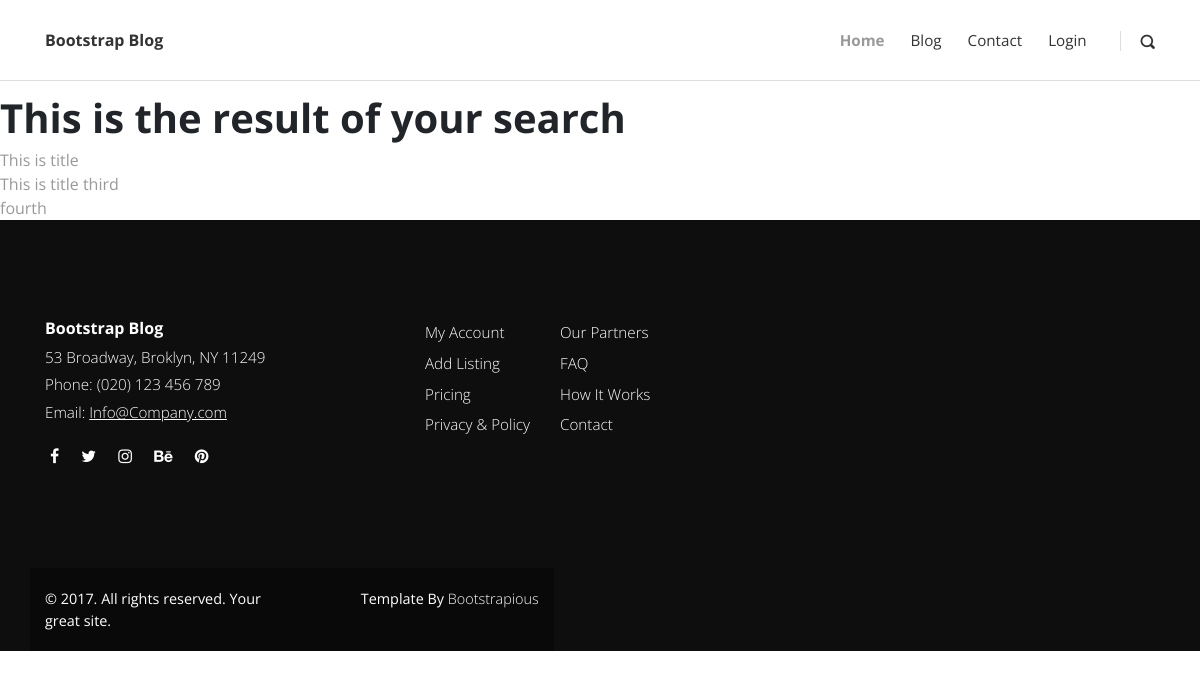
/search/, run on an earlier commit of the app's database.
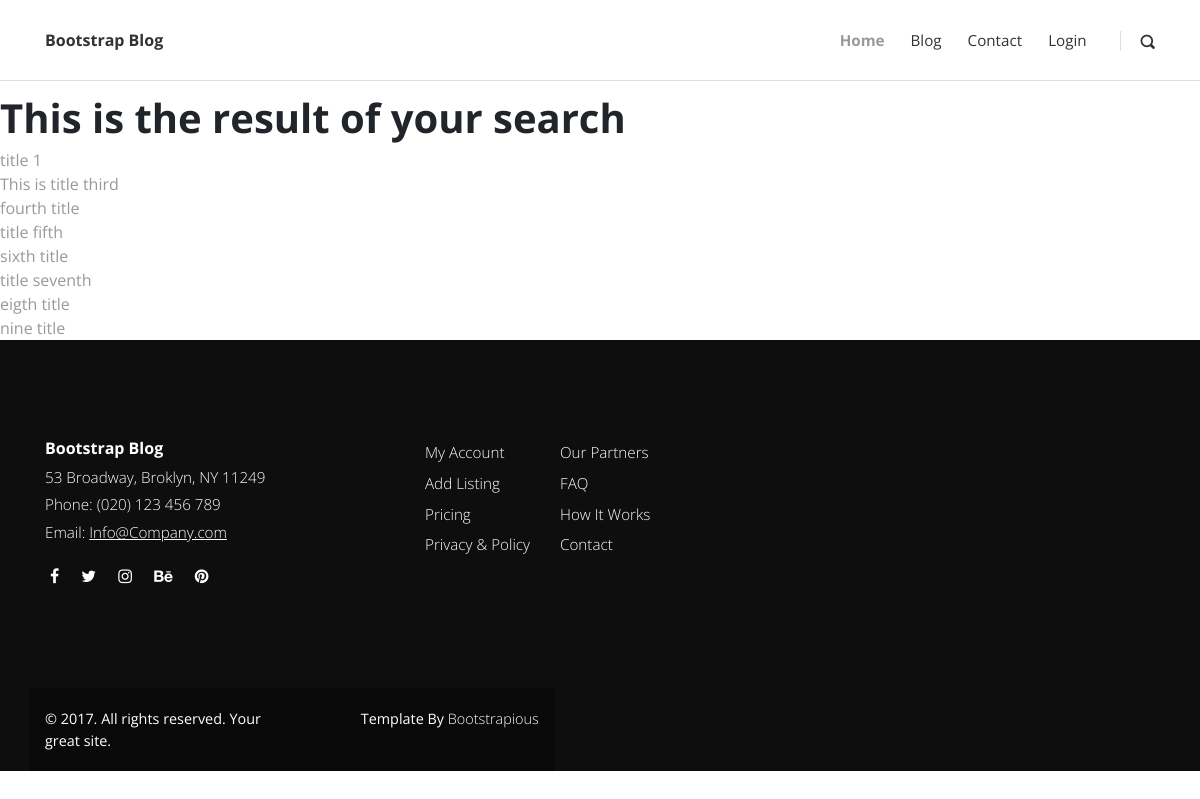
And on a later commit of the database.
### posts/models.py (models this page shows, shortened)
class Post(models.Model):
    title=models.CharField(max_length=100)
    overview=models.TextField()
    timestamp=models.DateTimeField( auto_now_add=True)
    content = RichTextField(blank=True,null=True)
    author=models.ForeignKey(Author,on_delete=models.CASCADE)
    thumbnail=models.ImageField()
    categories=models.ManyToManyField(Category)
    featured=models.BooleanField()
    previous_post=models.ForeignKey('self',related_name='previous', on_delete =models.SET_NULL, blank=True, null=True)
    next_post=models.ForeignKey('self', related_name='next',  on_delete=models.SET_NULL, blank=True, null=True)
    def get_absolute_url(self):
        return reverse('post-detail', kwargs = {'id': self.id})

### posts/views.py (the view)
# urls.py: path('search/', search, name='search'),
def search(request):
    queryset=Post.objects.all()
    query=request.GET.get('q')
    if query:
        queryset=queryset.filter(
            Q(title__icontains=query) |
            Q(overview__icontains=query)
        ).distinct()
    context={
        'queryset': queryset
    }
    return render(request,'search_results.html',context)

### blogtemplateapp/templates/search_results.html (shortened to what this page needs)
{% extends 'base.html' %}
{% load static %}
  {% block content %}
  <h1>This is the result of your search</h2>
{% for result in queryset%}
<a href="{{result.get_absolute_url}}">{{result.title}}</a>
{% endfor %}
  {% endblock %}

### blogtemplateapp/templates/base.html (shortened to what this page needs)
<!DOCTYPE html>
<html>
{% include "head.html" %}
<body>
{% include "header.html" %}
{% block content %}
{% endblock content %}
{% include "footer.html" %}
</body>
</html>

### blogtemplateapp/templates/head.html (shortened to what this page needs)
  {% load static %}
  <head>
    <link rel="stylesheet" href="{% static 'vendor/bootstrap/css/bootstrap.min.css' %}">
    <link rel="stylesheet" href="{% static 'vendor/font-awesome/css/font-awesome.min.css'%}"%>
    <link rel="stylesheet" href="{% static 'css/fontastic.css' %}">
    <link rel="stylesheet" href="{% static 'vendor/@fancyapps/fancybox/jquery.fancybox.min.css' %}">
    <link rel="stylesheet" href="{% static 'css/style.default.css' %}" id="theme-stylesheet">
    <link rel="stylesheet" href="{% static 'css/custom.css' %}">
    <link href="{% static 'css/github.css' %}" rel="stylesheet">
  </head>

### blogtemplateapp/templates/header.html (shortened to what this page needs)
<header class="header">
      <nav class="navbar fixed-top navbar-expand-lg ">
        <div class="container">
          <div class="navbar-header d-flex align-items-center justify-content-between">
            <a href="/" class="navbar-brand">Bootstrap Blog</a>
          </div>
          <div id="navbarcollapse" class="collapse navbar-collapse">
            <ul class="navbar-nav ml-auto">
              <li class="nav-item"><a href="/" class="nav-link active ">Home</a>
              </li>
              <li class="nav-item"><a href="/blog" class="nav-link ">Blog</a>
              </li>
              <li class="nav-item"><a href="#" class="nav-link ">Contact</a>
              </li>
               <li class="nav-item"><a href="/accounts/login" class="nav-link ">Login</a>
               </li>
            </ul>
            <div class="navbar-text"><a href="#" class="search-btn"><i class="icon-search-1"></i></a></div>
          </div>
        </div>
      </nav>
    </header>

### blogtemplateapp/templates/footer.html (shortened to what this page needs)
{% load static %}
    <footer class="main-footer">
      <div class="container">
        <div class="row">
          <div class="col-md-4">
            <div class="logo">
              <h6 class="text-white">Bootstrap Blog</h6>
            </div>
            <div class="contact-details">
              <p>53 Broadway, Broklyn, NY 11249</p>
              <p>Phone: (020) 123 456 789</p>
              <p>Email: <a href="mailto:info@company.com">Info@Company.com</a></p>
              <ul class="social-menu">
                <li class="list-inline-item"><a href="#"><i class="fa fa-facebook"></i></a></li>
                <li class="list-inline-item"><a href="#"><i class="fa fa-twitter"></i></a></li>
                <li class="list-inline-item"><a href="#"><i class="fa fa-instagram"></i></a></li>
                <li class="list-inline-item"><a href="#"><i class="fa fa-behance"></i></a></li>
                <li class="list-inline-item"><a href="#"><i class="fa fa-pinterest"></i></a></li>
              </ul>
            </div>
          </div>
          <div class="col-md-4">
            <div class="menus d-flex">
              <ul class="list-unstyled">
                <li> <a href="#">My Account</a></li>
                <li> <a href="#">Add Listing</a></li>
                <li> <a href="#">Pricing</a></li>
                <li> <a href="#">Privacy &amp; Policy</a></li>
              </ul>
              <ul class="list-unstyled">
                <li> <a href="#">Our Partners</a></li>
                <li> <a href="#">FAQ</a></li>
                <li> <a href="#">How It Works</a></li>
                <li> <a href="#">Contact</a></li>
              </ul>
            </div>
          </div>
      <div class="copyrights">
        <div class="container">
          <div class="row">
            <div class="col-md-6">
              <p>&copy; 2017. All rights reserved. Your great site.</p>
            </div>
            <div class="col-md-6 text-right">
              <p>Template By <a href="https://bootstrapious.com/p/bootstrap-carousel" class="text-white">Bootstrapious</a>
              </p>
            </div>
          </div>
        </div>
      </div>
    </footer>

### blogtemplateapp/templates/scripts.html (shortened to what this page needs)
  {% load static %}

### blogtemplateapp/static/css/style.default.css (style rules this page uses)
body { overflow-x: hidden; }
a, i, span { display: inline-block; text-decoration: none; -webkit-transition: all 0.3s; transition: all 0.3s; }
a i { -webkit-transition: none; transition: none; }
ul { margin: 0; padding: 0; }
i[class*="icon-"] { -webkit-transform: translateY(3px); transform: translateY(3px); }
.text-white { color: #fff; }
h1, h2, h3, h4, h5, h6 { margin-bottom: 15px; }
.navbar { background: #fff; padding-top: 20px !important; padding-bottom: 20px !important; z-index: 9998; border-bottom: 1px solid #ddd; }
.navbar .langs a:first-of-type, .navbar .search-btn { margin-left: 20px; padding-left: 20px; border-left: 1px solid #ddd; height: 20px; line-height: 20px; }
.navbar .search-btn { color: #333; font-size: 0.9em; }
.navbar .navbar-nav a.nav-link { color: #333; margin: 0 5px; font-weight: 400; font-size: 0.95em; }
.navbar .navbar-nav a.nav-link.active { color: #999; font-weight: bold; }
footer.main-footer { background: #0e0e0e; padding: 100px 0 0; color: #fff; }
footer.main-footer .contact-details p { font-weight: 300; color: #fff; margin-bottom: 5px; font-size: 0.95em; }
footer.main-footer .contact-details a { text-decoration: underline; margin-bottom: 0; }
footer.main-footer a { color: inherit; font-weight: 300; margin-bottom: 7px; }
footer.main-footer ul { margin-right: 30px; }
footer.main-footer .list-unstyled a { font-size: 0.95em; }
footer.main-footer .copyrights { background: #090909; margin-top: 100px; padding: 20px 0; font-size: 0.9em; }
footer.main-footer .copyrights * { margin-bottom: 0; }
footer.main-footer .social-menu { margin-top: 20px; }
footer.main-footer .social-menu li { padding: 0 5px; }
.navbar { padding: 0.5rem 1rem; }
.navbar-brand { display: inline-block; padding-top: 0.5rem; padding-bottom: 0.5rem; margin-right: 1rem; font-size: 1rem; color: #333; font-weight: bold; }
body { font-family: "Open Sans", sans-serif; font-size: 1rem; font-weight: normal; line-height: 1.5; color: #212529; background-color: #fff; }
a { color: #999; text-decoration: none; }
h1, h2, h3, h4, h5, h6, .h1, .h2, .h3, .h4, .h5, .h6 { margin-bottom: 0.5rem; font-family: inherit; font-weight: 700; line-height: 1.1; color: inherit; }
h1, .h1 { font-size: 2.5rem; }
h6, .h6 { font-size: 1rem; }

What changed in the data, as far as the page shows it:
changed Post: title "This is title" → "title 1"
changed Post: title "fourth" → "fourth title"
added Post: title "title fifth"
added Post: title "sixth title"
added Post: title "title seventh"
added Post: title "eigth title"
added Post: title "nine title"
